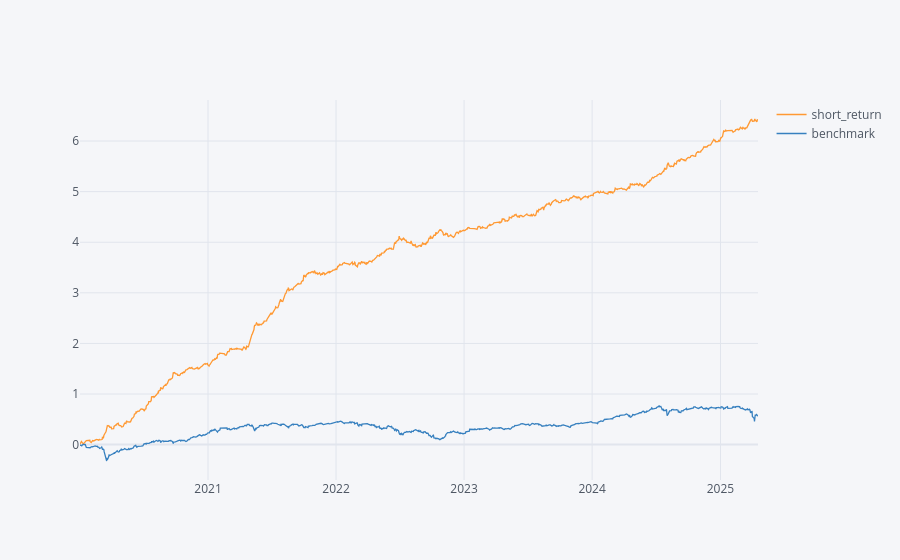
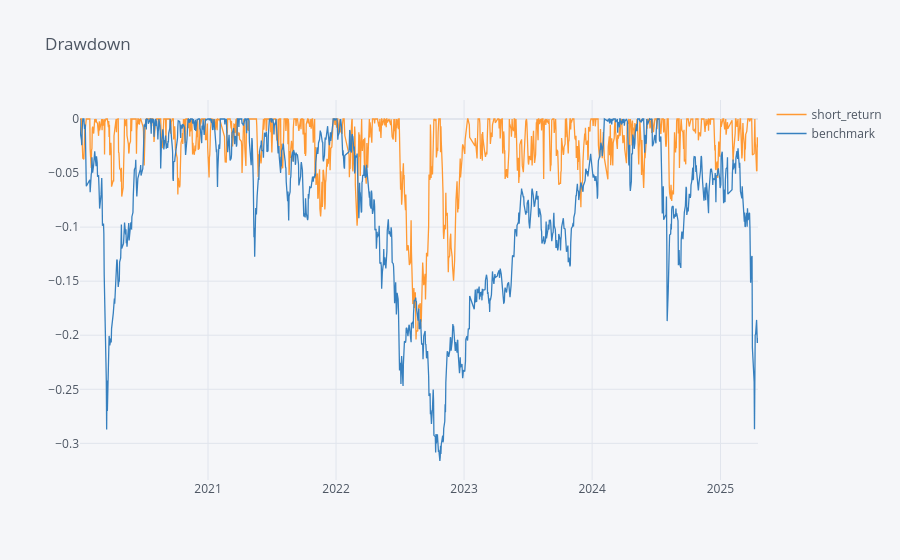
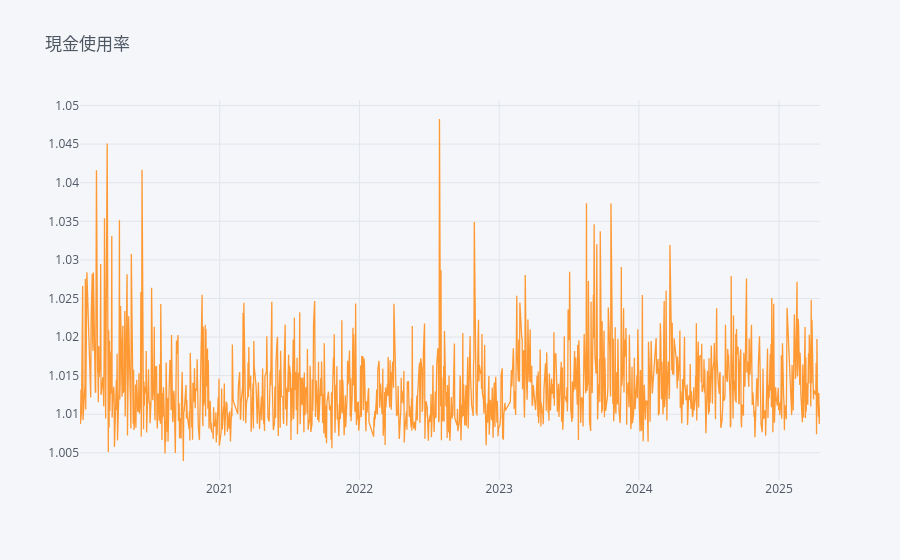

Notebook code for these charts, in order:
### Code cell
import warnings
warnings.filterwarnings("ignore")
display(pd.concat({"CAGR(%)":bt_ret.cagr() * 100,
        'Sharpe' : bt_ret.mean() / bt_ret.std()*252**0.5,
        'Sortino': bt_ret.mean() / bt_ret[bt_ret < 0].std()*252**0.5,
        'Calmar':bt_ret.cagr() / abs(bt_ret.max_drawdown()),
        'MDD(%)' : bt_ret.max_drawdown()*100,
        '單利MDD(%)' : max_drawdown(bt_ret.cumsum().add(1))*100,
        '樣本勝率(%)' : bt_ret.apply(lambda X:((X.dropna()>0).sum() / X.dropna().shape[0])*100),
        '周勝率(%)' : bt_ret.apply(lambda X:((X.dropna().add(1).resample('W').prod().sub(1)>0).sum() / X.dropna().add(1).resample('W').prod().sub(1).dropna().shape[0])*100),
        '月勝率(%)' : bt_ret.apply(lambda X:((X.dropna().add(1).resample('ME').prod().sub(1)>0).sum() / X.dropna().add(1).resample('ME').prod().sub(1).shape[0])*100),
        '年勝率(%)' : bt_ret.apply(lambda X:((X.dropna().add(1).resample('YE').prod().sub(1)>0).sum() / X.dropna().add(1).resample('YE').prod().sub(1).shape[0])*100),
        '預期報酬(bps)':((1 + bt_ret).prod() ** (1 / len(bt_ret)) - 1)*10000,
        '平均交易報酬(%)': bt_ret.apply(lambda x: (x[x != 0].mean()) * 100),
        'avg_win/avg_loss' : bt_ret.apply(lambda X:(X[X > 0].mean() / abs(X[X < 0].mean()))),
        'profit_factor' : bt_ret.profit_factor(),
        },axis = 1).round(2))
bt_ret.cumsum().ffill().iplot()
bt_ret.to_drawdown_series().iplot(title = 'Drawdown')
pd.concat({
    f'({round(weightings.loc["2020-01-02":].sum(axis=1).mean(), 4)})': -1 * weightings.loc["2020-01-02":].sum(axis=1),
}, axis=1).iplot(title='現金使用率')

### Figure 1 — Plotly figure (JSON) as saved in the notebook; plotly's stock layout.template omitted (floating-point values rounded to 4 significant figures; data arrays with more than 128 entries replaced by an {"elided": "..."} marker saying what was removed)
{"data": [{"line": {"color": "rgba(255, 153, 51, 1.0)", "dash": "solid", "shape": "linear", "width": 1.3}, "mode": "lines", "name": "short_return", "text": "", "type": "scatter", "x": {"elided": "1283 str values"}, "y": {"elided": "1283 float values"}}, {"line": {"color": "rgba(55, 128, 191, 1.0)", "dash": "solid", "shape": "linear", "width": 1.3}, "mode": "lines", "name": "benchmark", "text": "", "type": "scatter", "x": {"elided": "1283 str values"}, "y": {"elided": "1283 float values"}}], "layout": {"legend": {"bgcolor": "#F5F6F9", "font": {"color": "#4D5663"}}, "paper_bgcolor": "#F5F6F9", "plot_bgcolor": "#F5F6F9", "title": {"font": {"color": "#4D5663"}}, "xaxis": {"gridcolor": "#E1E5ED", "showgrid": true, "tickfont": {"color": "#4D5663"}, "title": {"font": {"color": "#4D5663"}, "text": ""}, "zerolinecolor": "#E1E5ED"}, "yaxis": {"gridcolor": "#E1E5ED", "showgrid": true, "tickfont": {"color": "#4D5663"}, "title": {"font": {"color": "#4D5663"}, "text": ""}, "zerolinecolor": "#E1E5ED"}}}

### Figure 2 — Plotly figure (JSON) as saved in the notebook; plotly's stock layout.template omitted (floating-point values rounded to 4 significant figures; data arrays with more than 128 entries replaced by an {"elided": "..."} marker saying what was removed)
{"data": [{"line": {"color": "rgba(255, 153, 51, 1.0)", "dash": "solid", "shape": "linear", "width": 1.3}, "mode": "lines", "name": "short_return", "text": "", "type": "scatter", "x": {"elided": "1283 str values"}, "y": {"elided": "1283 float values"}}, {"line": {"color": "rgba(55, 128, 191, 1.0)", "dash": "solid", "shape": "linear", "width": 1.3}, "mode": "lines", "name": "benchmark", "text": "", "type": "scatter", "x": {"elided": "1283 str values"}, "y": {"elided": "1283 float values"}}], "layout": {"legend": {"bgcolor": "#F5F6F9", "font": {"color": "#4D5663"}}, "paper_bgcolor": "#F5F6F9", "plot_bgcolor": "#F5F6F9", "title": {"font": {"color": "#4D5663"}, "text": "Drawdown"}, "xaxis": {"gridcolor": "#E1E5ED", "showgrid": true, "tickfont": {"color": "#4D5663"}, "title": {"font": {"color": "#4D5663"}, "text": ""}, "zerolinecolor": "#E1E5ED"}, "yaxis": {"gridcolor": "#E1E5ED", "showgrid": true, "tickfont": {"color": "#4D5663"}, "title": {"font": {"color": "#4D5663"}, "text": ""}, "zerolinecolor": "#E1E5ED"}}}

### Figure 3 — Plotly figure (JSON) as saved in the notebook; plotly's stock layout.template omitted (floating-point values rounded to 4 significant figures; data arrays with more than 128 entries replaced by an {"elided": "..."} marker saying what was removed)
{"data": [{"line": {"color": "rgba(255, 153, 51, 1.0)", "dash": "solid", "shape": "linear", "width": 1.3}, "mode": "lines", "name": "(-1.0135)", "text": "", "type": "scatter", "x": {"elided": "1283 str values"}, "y": {"elided": "1283 float values"}}], "layout": {"legend": {"bgcolor": "#F5F6F9", "font": {"color": "#4D5663"}}, "paper_bgcolor": "#F5F6F9", "plot_bgcolor": "#F5F6F9", "title": {"font": {"color": "#4D5663"}, "text": "現金使用率"}, "xaxis": {"gridcolor": "#E1E5ED", "showgrid": true, "tickfont": {"color": "#4D5663"}, "title": {"font": {"color": "#4D5663"}, "text": ""}, "zerolinecolor": "#E1E5ED"}, "yaxis": {"gridcolor": "#E1E5ED", "showgrid": true, "tickfont": {"color": "#4D5663"}, "title": {"font": {"color": "#4D5663"}, "text": ""}, "zerolinecolor": "#E1E5ED"}}}
